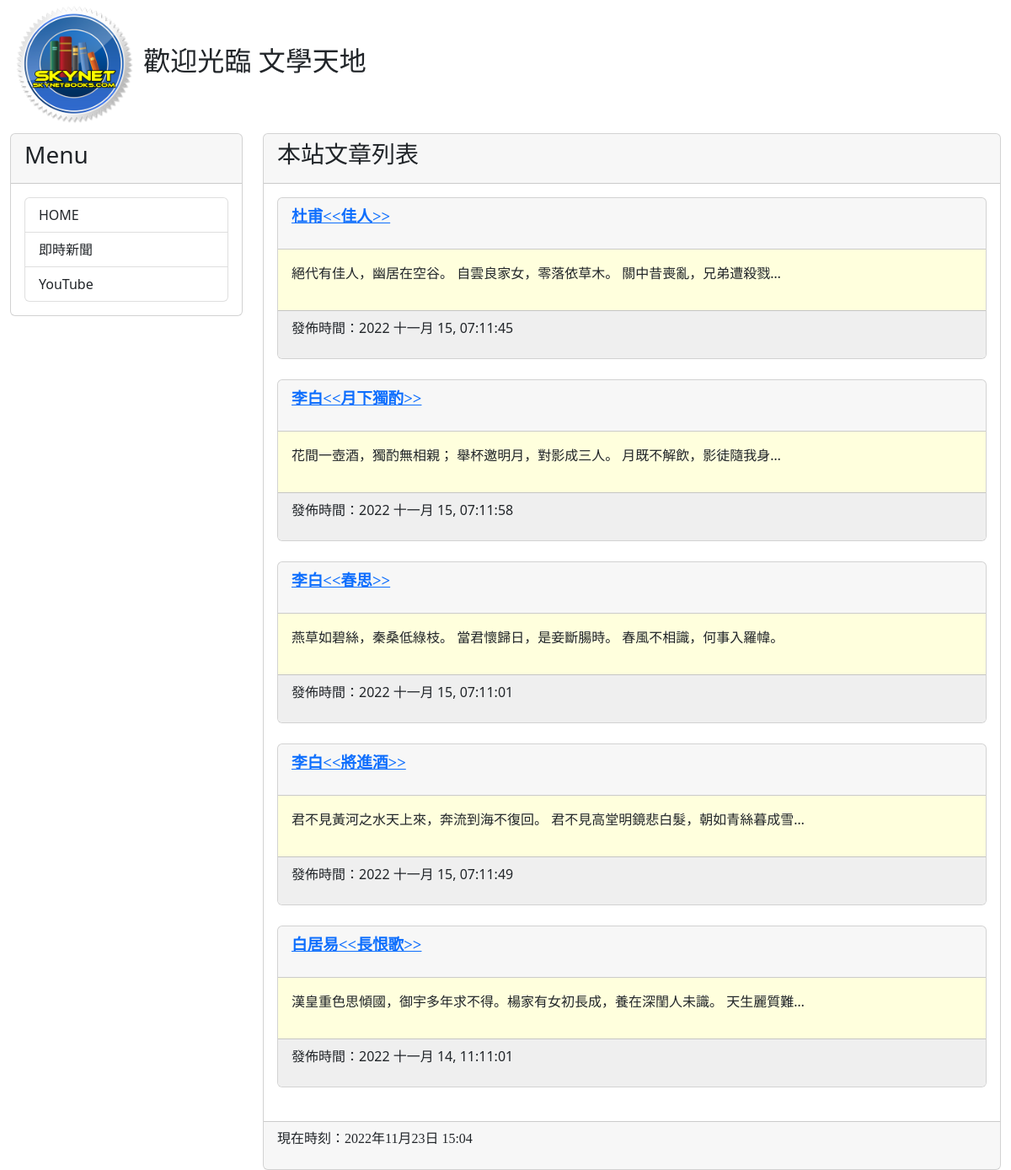
/, run on an earlier commit of the app's database.
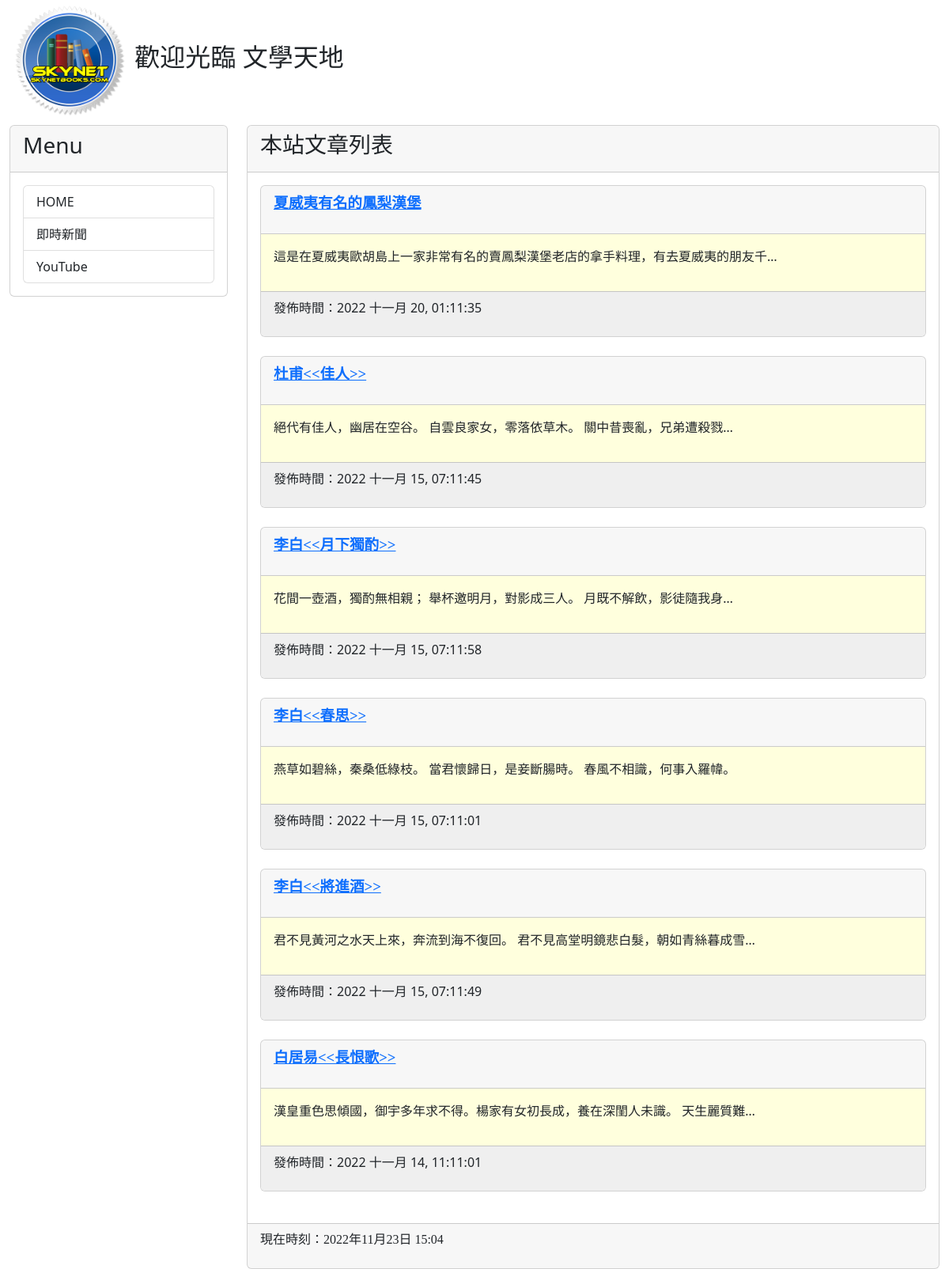
And on a later commit of the database.
### mysite/models.py (models this page shows, shortened)
class Post(models.Model):
    title = models.CharField(max_length=200)
    slug = models.CharField(max_length=200)
    body = models.TextField()
    pub_date = models.DateTimeField(auto_now_add=True)
    class Meta:
        ordering = ('-pub_date',)

### mysite/views.py (the view)
# urls.py: path('', homepage),
def homepage(request):
    posts = Post.objects.all()
    now = datetime.now()
    return render(request, "index.html", locals())

### templates/index.html (shortened to what this page needs)
{% extends 'base.html' %}
{% block headmessage %}
    <h3 style='font-family:標楷體;'>本站文章列表</a>
{% endblock %}
{% block content %}
    {% for post in posts %}
    <div class='card'>
        <div class='card-header'>
            <p style='font-family:微軟正黑體;font-size:14pt;font-weight:bold;'>
                <a href='/post/{{post.slug}}'>{{ post.title }}</a>
            </p>
        </div>
        <div class='card-body' style='background-color:#ffffdd'>
            <p>
               {{ post.body | truncatechars:40 }}
            </p>
        </div>
        <div class='card-footer'  style='background-color:#efefef'>
            <p>
                發佈時間：{{ post.pub_date | date:"Y M d, h:m:s"}}
            </p>
        </div>
    </div>
    <br>
    {% endfor %}
{% endblock %}

What changed in the data, as far as the page shows it:
added Post: title "夏威夷有名的鳳梨漢堡", body "這是在夏威夷歐胡島上一家非常有名的賣鳳梨漢堡老店的拿手料理，有去夏威夷的朋友千…", pub_date "2022 十一月 20, 01:11:35"
